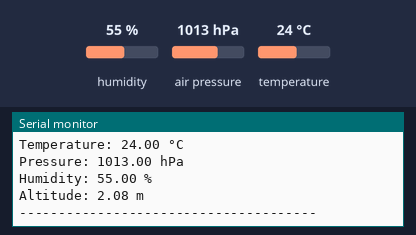
Bench run of a sketch on a simulated ESP32. Parts: the last lines printed to the serial monitor. Inputs (shaded band) come from the test bench; at power-on: humidity 55 %, air pressure 1013 hPa, temperature 24 °C.

Above: at 2.2 s.
2.3 s: humidity set to 22 %
At 3.6 s:
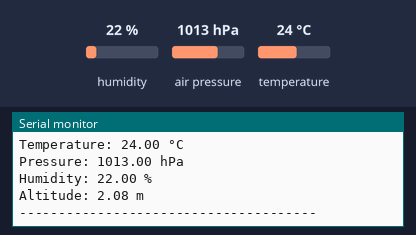
3.8 s: air pressure set to 952 hPa
At 5.2 s:
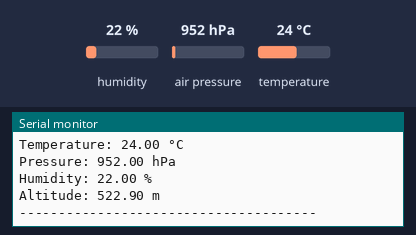

The sketch:

data_visualization.ino
```cpp
#include <Wire.h>
#include <Adafruit_BME280.h>

// BME280 sensor object
Adafruit_BME280 bme;

// I2C pins (ESP32 default SDA=21, SCL=22)
#define SDA_PIN 21
#define SCL_PIN 22

// BME280 I2C address (0x77 is default, 0x76 if SDO pin is grounded)
#define BME280_ADDRESS 0x77

void setup() {
  // Initialize Serial communication at 115200 baud
  Serial.begin(115200);
  delay(1000);

  Serial.println("\n\n======================================");
  Serial.println("BME280 Sensor Data Display");
  Serial.println("======================================\n");

  // Initialize I2C communication
  Wire.begin(SDA_PIN, SCL_PIN);

  // Initialize BME280 sensor
  if (!bme.begin(BME280_ADDRESS)) {
    Serial.println("ERROR: Could not find BME280 sensor!");
    Serial.print("Make sure the sensor is connected to SDA (GPIO ");
    Serial.print(SDA_PIN);
    Serial.print(") and SCL (GPIO ");
    Serial.print(SCL_PIN);
    Serial.println(")");

    while (1) {
      delay(100);
    }
  }

  Serial.println("BME280 sensor initialized successfully!");
  Serial.println("Reading sensor data...\n");
}

void loop() {
  // Read temperature (in Celsius)
  float temperature = bme.readTemperature();

  // Read pressure (in Pa, convert to hPa)
  float pressure = bme.readPressure() / 100.0F;

  // Read humidity (in %)
  float humidity = bme.readHumidity();

  // Calculate altitude (sea level pressure = 1013.25 hPa)
  float altitude = bme.readAltitude(1013.25);

  // Print sensor data
  Serial.print("Temperature: ");
  Serial.print(temperature);
  Serial.println(" °C");

  Serial.print("Pressure: ");
  Serial.print(pressure);
  Serial.println(" hPa");

  Serial.print("Humidity: ");
  Serial.print(humidity);
  Serial.println(" %");

  Serial.print("Altitude: ");
  Serial.print(altitude);
  Serial.println(" m");

  Serial.println("--------------------------------------");

  // Read sensor data every 2 seconds
  delay(2000);
}
```

Measured:
- after the input at 2.3 s, the serial monitor: prints a new line after 0.73 s (image 1)
- after the input at 3.8 s, the serial monitor: prints a new line after 1.2 s (image 2)
